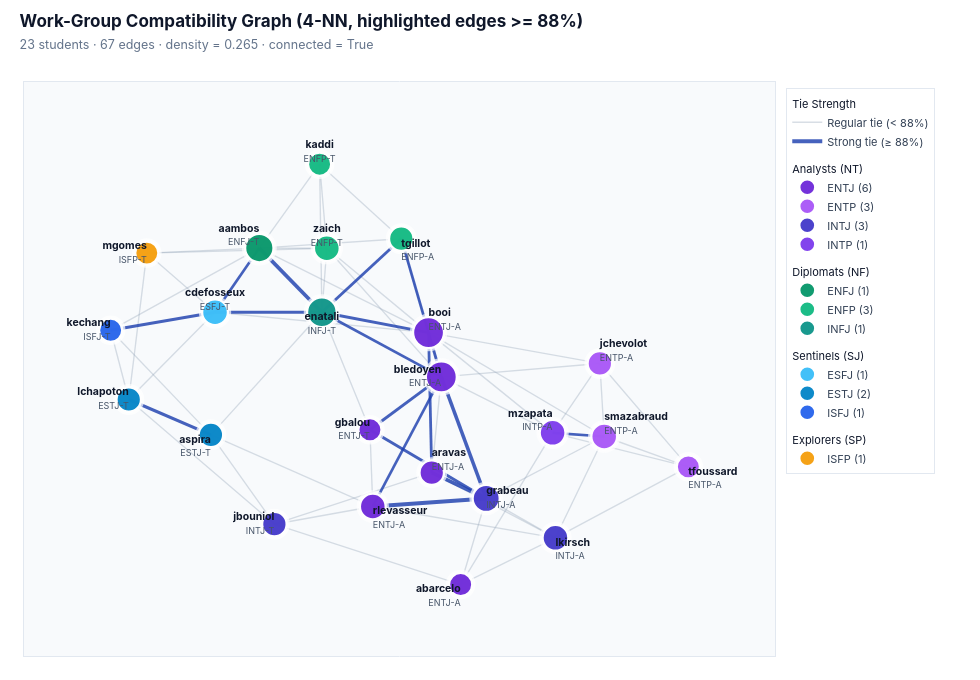

This figure's notebook cell:
### Markdown cell above
## 3. Work-Group Compatibility Graph

Pure similarity creates a very dense graph where almost everyone is linked, while pure opposition pairs profiles that may clash on organization and communication. 

To model realistic project teams, we define an ideal partner vector for each student across the 5 traits:
- **Energy (`E`)**: complementary (`1 - E`), balancing outspoken and quieter team members.
- **Mind (`N`) & Nature (`T`)**: aligned (`N`, `T`), so teammates process ideas and feedback in a compatible way.
- **Tactics (`J`) & Identity (`A`)**: averaged with `0.65` (`(x + 0.65) / 2`), slightly favoring structure and emotional steadiness under deadlines.

We average the normalized Euclidean distance in both directions to get a symmetric score, then build an undirected $k$-NN graph ($k = 4$).

### Code cell
def ideal_partner(x, anchor=0.65):
    return np.array([
        1.0 - x[0],             # E: complementary energy
        x[1],                   # N: aligned intuition/sensing
        x[2],                   # T: aligned thinking/feeling
        0.5 * (x[3] + anchor),  # J: pulled toward structure
        0.5 * (x[4] + anchor),  # A: pulled toward calm stability
    ])


X = df[traits].values
X_ideal = np.array([ideal_partner(row) for row in X])
n = len(students)

compat_matrix = np.zeros((n, n))
compat_pairs = []

for i in range(n):
    for j in range(i + 1, n):
        u, v = students[i], students[j]
        d_ab = np.linalg.norm(X[j] - X_ideal[i]) / np.sqrt(len(traits))
        d_ba = np.linalg.norm(X[i] - X_ideal[j]) / np.sqrt(len(traits))
        score = float(1.0 - 0.5 * (d_ab + d_ba))

        compat_matrix[i, j] = compat_matrix[j, i] = score
        compat_pairs.append({
            "Student A": u, "Type A": f"{df.loc[u, 'mbti']}{df.loc[u, 'variant']}",
            "Student B": v, "Type B": f"{df.loc[v, 'mbti']}{df.loc[v, 'variant']}",
            "Compatibility (%)": round(score * 100, 1),
        })

G_compat = G_base.copy()
k_neighbors = 4
for i, u in enumerate(students):
    top_idx = [j for j in np.argsort(compat_matrix[i])[::-1] if j != i][:k_neighbors]
    for j in top_idx:
        G_compat.add_edge(u, students[j], weight=compat_matrix[i, j])

compat_df = pd.DataFrame(compat_pairs).sort_values("Compatibility (%)", ascending=False).reset_index(drop=True)
deg = dict(G_compat.degree())
print(
    f"Compatibility graph ({k_neighbors}-NN): {G_compat.number_of_nodes()} nodes, "
    f"{G_compat.number_of_edges()} edges, density = {nx.density(G_compat):.2f}, "
    f"connected = {nx.is_connected(G_compat)}, degree range = [{min(deg.values())}, {max(deg.values())}]"
)
display(compat_df.head(15))

pos_compat = nx.spring_layout(G_compat, seed=42, k=0.9, iterations=150, weight="weight")
plot_network(
    G_compat,
    pos_compat,
    f"Work-Group Compatibility Graph ({k_neighbors}-NN, highlighted edges >= 88%)",
    highlight_above=0.88,
)

### Figure 1 — Plotly figure (JSON) as saved in the notebook; plotly's stock layout.template omitted (floating-point values rounded to 4 significant figures; data arrays with more than 128 entries replaced by an {"elided": "..."} marker saying what was removed)
{"data": [{"hoverinfo": "skip", "legendgroup": "Edges", "legendgrouptitle": {"text": "Tie Strength"}, "line": {"color": "rgba(148, 163, 184, 0.36)", "width": 1.35}, "mode": "lines", "name": "Regular tie (< 88%)", "type": "scatter", "x": {"elided": "147 float values"}, "y": {"elided": "147 float values"}}, {"hovertemplate": "<b>bledoyen ↔ rlevasseur</b><br>Compatibility: 88.2%<extra></extra>", "legendgroup": "Edges", "line": {"color": "rgba(30, 64, 175, 0.82)", "width": 2.645}, "mode": "lines", "name": "Strong tie (≥ 88%)", "showlegend": false, "type": "scatter", "x": [0.2026, -0.01868], "y": [0.04038, -0.4703]}, {"hovertemplate": "<b>aambos ↔ cdefosseux</b><br>Compatibility: 88.2%<extra></extra>", "legendgroup": "Edges", "line": {"color": "rgba(30, 64, 175, 0.82)", "width": 2.654}, "mode": "lines", "name": "Strong tie (≥ 88%)", "showlegend": false, "type": "scatter", "x": [-0.385, -0.5279], "y": [0.5481, 0.2952]}, {"hovertemplate": "<b>bledoyen ↔ enatali</b><br>Compatibility: 88.3%<extra></extra>", "legendgroup": "Edges", "line": {"color": "rgba(30, 64, 175, 0.82)", "width": 2.667}, "mode": "lines", "name": "Strong tie (≥ 88%)", "showlegend": false, "type": "scatter", "x": [0.2026, -0.183], "y": [0.04038, 0.2953]}, {"hovertemplate": "<b>booi ↔ tgillot</b><br>Compatibility: 88.6%<extra></extra>", "legendgroup": "Edges", "line": {"color": "rgba(30, 64, 175, 0.82)", "width": 2.751}, "mode": "lines", "name": "Strong tie (≥ 88%)", "showlegend": false, "type": "scatter", "x": [0.1613, 0.07331], "y": [0.215, 0.5851]}, {"hovertemplate": "<b>mzapata ↔ smazabraud</b><br>Compatibility: 88.6%<extra></extra>", "legendgroup": "Edges", "line": {"color": "rgba(30, 64, 175, 0.82)", "width": 2.754}, "mode": "lines", "name": "Strong tie (≥ 88%)", "showlegend": false, "type": "scatter", "x": [0.5618, 0.7284], "y": [-0.1802, -0.1945]}, {"hovertemplate": "<b>aravas ↔ booi</b><br>Compatibility: 88.7%<extra></extra>", "legendgroup": "Edges", "line": {"color": "rgba(30, 64, 175, 0.82)", "width": 2.783}, "mode": "lines", "name": "Strong tie (≥ 88%)", "showlegend": false, "type": "scatter", "x": [0.1716, 0.1613], "y": [-0.337, 0.215]}, {"hovertemplate": "<b>cdefosseux ↔ enatali</b><br>Compatibility: 88.7%<extra></extra>", "legendgroup": "Edges", "line": {"color": "rgba(30, 64, 175, 0.82)", "width": 2.793}, "mode": "lines", "name": "Strong tie (≥ 88%)", "showlegend": false, "type": "scatter", "x": [-0.5279, -0.183], "y": [0.2952, 0.2953]}, {"hovertemplate": "<b>bledoyen ↔ booi</b><br>Compatibility: 89.1%<extra></extra>", "legendgroup": "Edges", "line": {"color": "rgba(30, 64, 175, 0.82)", "width": 2.884}, "mode": "lines", "name": "Strong tie (≥ 88%)", "showlegend": false, "type": "scatter", "x": [0.2026, 0.1613], "y": [0.04038, 0.215]}, {"hovertemplate": "<b>enatali ↔ tgillot</b><br>Compatibility: 89.1%<extra></extra>", "legendgroup": "Edges", "line": {"color": "rgba(30, 64, 175, 0.82)", "width": 2.884}, "mode": "lines", "name": "Strong tie (≥ 88%)", "showlegend": false, "type": "scatter", "x": [-0.183, 0.07331], "y": [0.2953, 0.5851]}, {"hovertemplate": "<b>bledoyen ↔ gbalou</b><br>Compatibility: 89.1%<extra></extra>", "legendgroup": "Edges", "line": {"color": "rgba(30, 64, 175, 0.82)", "width": 2.885}, "mode": "lines", "name": "Strong tie (≥ 88%)", "showlegend": false, "type": "scatter", "x": [0.2026, -0.02789], "y": [0.04038, -0.168]}, {"hovertemplate": "<b>cdefosseux ↔ kechang</b><br>Compatibility: 89.1%<extra></extra>", "legendgroup": "Edges", "line": {"color": "rgba(30, 64, 175, 0.82)", "width": 2.898}, "mode": "lines", "name": "Strong tie (≥ 88%)", "showlegend": false, "type": "scatter", "x": [-0.5279, -0.8649], "y": [0.2952, 0.2241]}, {"hovertemplate": "<b>booi ↔ enatali</b><br>Compatibility: 89.2%<extra></extra>", "legendgroup": "Edges", "line": {"color": "rgba(30, 64, 175, 0.82)", "width": 2.92}, "mode": "lines", "name": "Strong tie (≥ 88%)", "showlegend": false, "type": "scatter", "x": [0.1613, -0.183], "y": [0.215, 0.2953]}, {"hovertemplate": "<b>gbalou ↔ grabeau</b><br>Compatibility: 89.3%<extra></extra>", "legendgroup": "Edges", "line": {"color": "rgba(30, 64, 175, 0.82)", "width": 2.941}, "mode": "lines", "name": "Strong tie (≥ 88%)", "showlegend": false, "type": "scatter", "x": [-0.02789, 0.3474], "y": [-0.168, -0.4387]}, {"hovertemplate": "<b>aspira ↔ lchapoton</b><br>Compatibility: 90.3%<extra></extra>", "legendgroup": "Edges", "line": {"color": "rgba(30, 64, 175, 0.82)", "width": 3.206}, "mode": "lines", "name": "Strong tie (≥ 88%)", "showlegend": false, "type": "scatter", "x": [-0.5412, -0.8065], "y": [-0.188, -0.04872]}, {"hovertemplate": "<b>bledoyen ↔ grabeau</b><br>Compatibility: 91.6%<extra></extra>", "legendgroup": "Edges", "line": {"color": "rgba(30, 64, 175, 0.82)", "width": 3.528}, "mode": "lines", "name": "Strong tie (≥ 88%)", "showlegend": false, "type": "scatter", "x": [0.2026, 0.3474], "y": [0.04038, -0.4387]}, {"hovertemplate": "<b>aambos ↔ enatali</b><br>Compatibility: 92.2%<extra></extra>", "legendgroup": "Edges", "line": {"color": "rgba(30, 64, 175, 0.82)", "width": 3.685}, "mode": "lines", "name": "Strong tie (≥ 88%)", "showlegend": false, "type": "scatter", "x": [-0.385, -0.183], "y": [0.5481, 0.2953]}, {"hovertemplate": "<b>aravas ↔ grabeau</b><br>Compatibility: 92.5%<extra></extra>", "legendgroup": "Edges", "line": {"color": "rgba(30, 64, 175, 0.82)", "width": 3.78}, "mode": "lines", "name": "Strong tie (≥ 88%)", "showlegend": false, "type": "scatter", "x": [0.1716, 0.3474], "y": [-0.337, -0.4387]}, {"hovertemplate": "<b>grabeau ↔ rlevasseur</b><br>Compatibility: 93.8%<extra></extra>", "legendgroup": "Edges", "line": {"color": "rgba(30, 64, 175, 0.82)", "width": 4.1}, "mode": "lines", "name": "Strong tie (≥ 88%)", "showlegend": true, "type": "scatter", "x": [0.3474, -0.01868], "y": [-0.4387, -0.4703]}, {"hoverinfo": "skip", "marker": {"color": "#FFFFFF", "line": {"width": 0}, "size": [34.9, 29.7, 31.0, 31.0, 37.5, 37.5, 32.3, 36.2, 29.7, 33.6, 31.0, 31.0, 29.7, 29.7, 31.0, 32.3, 29.7, 32.3, 32.3, 32.3, 29.7, 31.0, 32.3]}, "mode": "markers", "showlegend": false, "type": "scatter", "x": [-0.385, 0.265, 0.1716, -0.5412, 0.2026, 0.1613, -0.5279, -0.183, -0.02789, 0.3474, -0.3363, 0.7144, -0.1903, -0.8649, -0.8065, 0.571, -0.7482, 0.5618, -0.01868, 0.7284, 1.0, 0.07331, -0.167], "y": [0.5481, -0.778, -0.337, -0.188, 0.04038, 0.215, 0.2952, 0.2953, -0.168, -0.4387, -0.5402, 0.09338, 0.8789, 0.2241, -0.04872, -0.5939, 0.5283, -0.1802, -0.4703, -0.1945, -0.314, 0.5851, 0.5476]}, {"customdata": ["<b>abarcelo</b> · ENTJ-A<br>Degree: <b>4</b> · Strength: <b>3.00</b><br><span style='color:#64748B'>E 100% · N 63% · T 86% · J 78% · A 99%</span>", "<b>aravas</b> · ENTJ-A<br>Degree: <b>5</b> · Strength: <b>4.39</b><br><span style='color:#64748B'>E 67% · N 61% · T 67% · J 67% · A 71%</span>", "<b>bledoyen</b> · ENTJ-A<br>Degree: <b>10</b> · Strength: <b>8.75</b><br><span style='color:#64748B'>E 51% · N 73% · T 69% · J 54% · A 51%</span>", "<b>booi</b> · ENTJ-A<br>Degree: <b>10</b> · Strength: <b>8.70</b><br><span style='color:#64748B'>E 52% · N 61% · T 54% · J 54% · A 69%</span>", "<b>gbalou</b> · ENTJ-T<br>Degree: <b>4</b> · Strength: <b>3.49</b><br><span style='color:#64748B'>E 65% · N 85% · T 63% · J 67% · A 49%</span>", "<b>rlevasseur</b> · ENTJ-A<br>Degree: <b>6</b> · Strength: <b>5.21</b><br><span style='color:#64748B'>E 61% · N 67% · T 69% · J 83% · A 54%</span>"], "hovertemplate": "%{customdata}<extra></extra>", "legendgroup": "Analysts (NT)", "legendgrouptitle": {"text": "Analysts (NT)"}, "marker": {"color": "#6D28D9", "line": {"color": "#FFFFFF", "width": 2.3}, "opacity": 0.95, "size": [23.2, 24.5, 31.0, 31.0, 23.2, 25.8]}, "mode": "markers", "name": "ENTJ (6)", "type": "scatter", "x": [0.265, 0.1716, 0.2026, 0.1613, -0.02789, -0.01868], "y": [-0.778, -0.337, 0.04038, 0.215, -0.168, -0.4703]}, {"customdata": ["<b>jchevolot</b> · ENTP-A<br>Degree: <b>5</b> · Strength: <b>4.26</b><br><span style='color:#64748B'>E 51% · N 54% · T 76% · J 33% · A 53%</span>", "<b>smazabraud</b> · ENTP-A<br>Degree: <b>6</b> · Strength: <b>5.10</b><br><span style='color:#64748B'>E 65% · N 56% · T 72% · J 40% · A 85%</span>", "<b>tfoussard</b> · ENTP-A<br>Degree: <b>4</b> · Strength: <b>3.27</b><br><span style='color:#64748B'>E 60% · N 63% · T 99% · J 22% · A 83%</span>"], "hovertemplate": "%{customdata}<extra></extra>", "legendgroup": "Analysts (NT)", "marker": {"color": "#A855F7", "line": {"color": "#FFFFFF", "width": 2.3}, "opacity": 0.95, "size": [24.5, 25.8, 23.2]}, "mode": "markers", "name": "ENTP (3)", "type": "scatter", "x": [0.7144, 0.7284, 1.0], "y": [0.09338, -0.1945, -0.314]}, {"customdata": ["<b>grabeau</b> · INTJ-A<br>Degree: <b>7</b> · Strength: <b>6.14</b><br><span style='color:#64748B'>E 43% · N 70% · T 74% · J 72% · A 64%</span>", "<b>jbouniol</b> · INTJ-T<br>Degree: <b>5</b> · Strength: <b>4.14</b><br><span style='color:#64748B'>E 18% · N 58% · T 69% · J 92% · A 42%</span>", "<b>lkirsch</b> · INTJ-A<br>Degree: <b>6</b> · Strength: <b>4.94</b><br><span style='color:#64748B'>E 49% · N 54% · T 90% · J 69% · A 92%</span>"], "hovertemplate": "%{customdata}<extra></extra>", "legendgroup": "Analysts (NT)", "marker": {"color": "#4338CA", "line": {"color": "#FFFFFF", "width": 2.3}, "opacity": 0.95, "size": [27.1, 24.5, 25.8]}, "mode": "markers", "name": "INTJ (3)", "type": "scatter", "x": [0.3474, -0.3363, 0.571], "y": [-0.4387, -0.5402, -0.5939]}, {"customdata": ["<b>mzapata</b> · INTP-A<br>Degree: <b>6</b> · Strength: <b>4.98</b><br><span style='color:#64748B'>E 46% · N 64% · T 69% · J 24% · A 83%</span>"], "hovertemplate": "%{customdata}<extra></extra>", "legendgroup": "Analysts (NT)", "marker": {"color": "#7C3AED", "line": {"color": "#FFFFFF", "width": 2.3}, "opacity": 0.95, "size": [25.8]}, "mode": "markers", "name": "INTP (1)", "type": "scatter", "x": [0.5618], "y": [-0.1802]}, {"customdata": ["<b>aambos</b> · ENFJ-T<br>Degree: <b>8</b> · Strength: <b>6.85</b><br><span style='color:#64748B'>E 56% · N 64% · T 40% · J 53% · A 36%</span>"], "hovertemplate": "%{customdata}<extra></extra>", "legendgroup": "Diplomats (NF)", "legendgrouptitle": {"text": "Diplomats (NF)"}, "marker": {"color": "#059669", "line": {"color": "#FFFFFF", "width": 2.3}, "opacity": 0.95, "size": [28.4]}, "mode": "markers", "name": "ENFJ (1)", "type": "scatter", "x": [-0.385], "y": [0.5481]}, {"customdata": ["<b>kaddi</b> · ENFP-T<br>Degree: <b>4</b> · Strength: <b>3.14</b><br><span style='color:#64748B'>E 53% · N 86% · T 22% · J 42% · A 12%</span>", "<b>tgillot</b> · ENFP-A<br>Degree: <b>5</b> · Strength: <b>4.27</b><br><span style='color:#64748B'>E 65% · N 71% · T 49% · J 42% · A 56%</span>", "<b>zaich</b> · ENFP-T<br>Degree: <b>6</b> · Strength: <b>4.92</b><br><span style='color:#64748B'>E 78% · N 70% · T 49% · J 43% · A 44%</span>"], "hovertemplate": "%{customdata}<extra></extra>", "legendgroup": "Diplomats (NF)", "marker": {"color": "#10B981", "line": {"color": "#FFFFFF", "width": 2.3}, "opacity": 0.95, "size": [23.2, 24.5, 25.8]}, "mode": "markers", "name": "ENFP (3)", "type": "scatter", "x": [-0.1903, 0.07331, -0.167], "y": [0.8789, 0.5851, 0.5476]}, {"customdata": ["<b>enatali</b> · INFJ-T<br>Degree: <b>9</b> · Strength: <b>7.85</b><br><span style='color:#64748B'>E 46% · N 64% · T 49% · J 57% · A 39%</span>"], "hovertemplate": "%{customdata}<extra></extra>", "legendgroup": "Diplomats (NF)", "marker": {"color": "#0D9488", "line": {"color": "#FFFFFF", "width": 2.3}, "opacity": 0.95, "size": [29.7]}, "mode": "markers", "name": "INFJ (1)", "type": "scatter", "x": [-0.183], "y": [0.2953]}, {"customdata": ["<b>cdefosseux</b> · ESFJ-T<br>Degree: <b>6</b> · Strength: <b>5.25</b><br><span style='color:#64748B'>E 54% · N 45% · T 39% · J 57% · A 49%</span>"], "hovertemplate": "%{customdata}<extra></extra>", "legendgroup": "Sentinels (SJ)", "legendgrouptitle": {"text": "Sentinels (SJ)"}, "marker": {"color": "#38BDF8", "line": {"color": "#FFFFFF", "width": 2.3}, "opacity": 0.95, "size": [25.8]}, "mode": "markers", "name": "ESFJ (1)", "type": "scatter", "x": [-0.5279], "y": [0.2952]}, {"customdata": ["<b>aspira</b> · ESTJ-T<br>Degree: <b>5</b> · Strength: <b>4.30</b><br><span style='color:#64748B'>E 51% · N 46% · T 64% · J 81% · A 33%</span>", "<b>lchapoton</b> · ESTJ-T<br>Degree: <b>5</b> · Strength: <b>4.28</b><br><span style='color:#64748B'>E 58% · N 35% · T 65% · J 75% · A 43%</span>"], "hovertemplate": "%{customdata}<extra></extra>", "legendgroup": "Sentinels (SJ)", "marker": {"color": "#0284C7", "line": {"color": "#FFFFFF", "width": 2.3}, "opacity": 0.95, "size": [24.5, 24.5]}, "mode": "markers", "name": "ESTJ (2)", "type": "scatter", "x": [-0.5412, -0.8065], "y": [-0.188, -0.04872]}, {"customdata": ["<b>kechang</b> · ISFJ-T<br>Degree: <b>4</b> · Strength: <b>3.48</b><br><span style='color:#64748B'>E 36% · N 43% · T 43% · J 76% · A 32%</span>"], "hovertemplate": "%{customdata}<extra></extra>", "legendgroup": "Sentinels (SJ)", "marker": {"color": "#2563EB", "line": {"color": "#FFFFFF", "width": 2.3}, "opacity": 0.95, "size": [23.2]}, "mode": "markers", "name": "ISFJ (1)", "type": "scatter", "x": [-0.8649], "y": [0.2241]}, {"customdata": ["<b>mgomes</b> · ISFP-T<br>Degree: <b>4</b> · Strength: <b>3.35</b><br><span style='color:#64748B'>E 31% · N 36% · T 47% · J 39% · A 31%</span>"], "hovertemplate": "%{customdata}<extra></extra>", "legendgroup": "Explorers (SP)", "legendgrouptitle": {"text": "Explorers (SP)"}, "marker": {"color": "#F59E0B", "line": {"color": "#FFFFFF", "width": 2.3}, "opacity": 0.95, "size": [23.2]}, "mode": "markers", "name": "ISFP (1)", "type": "scatter", "x": [-0.7482], "y": [0.5283]}, {"hoverinfo": "skip", "mode": "text", "showlegend": false, "text": ["<b>aambos</b><br><span style='font-size:9px;color:#475569'>ENFJ-T</span>", "<b>abarcelo</b><br><span style='font-size:9px;color:#475569'>ENTJ-A</span>", "<b>aravas</b><br><span style='font-size:9px;color:#475569'>ENTJ-A</span>", "<b>aspira</b><br><span style='font-size:9px;color:#475569'>ESTJ-T</span>", "<b>bledoyen</b><br><span style='font-size:9px;color:#475569'>ENTJ-A</span>", "<b>booi</b><br><span style='font-size:9px;color:#475569'>ENTJ-A</span>", "<b>cdefosseux</b><br><span style='font-size:9px;color:#475569'>ESFJ-T</span>", "<b>enatali</b><br><span style='font-size:9px;color:#475569'>INFJ-T</span>", "<b>gbalou</b><br><span style='font-size:9px;color:#475569'>ENTJ-T</span>", "<b>grabeau</b><br><span style='font-size:9px;color:#475569'>INTJ-A</span>", "<b>jbouniol</b><br><span style='font-size:9px;color:#475569'>INTJ-T</span>", "<b>jchevolot</b><br><span style='font-size:9px;color:#475569'>ENTP-A</span>", "<b>kaddi</b><br><span style='font-size:9px;color:#475569'>ENFP-T</span>", "<b>kechang</b><br><span style='font-size:9px;color:#475569'>ISFJ-T</span>", "<b>lchapoton</b><br><span style='font-size:9px;color:#475569'>ESTJ-T</span>", "<b>lkirsch</b><br><span style='font-size:9px;color:#475569'>INTJ-A</span>", "<b>mgomes</b><br><span style='font-size:9px;color:#475569'>ISFP-T</span>", "<b>mzapata</b><br><span style='font-size:9px;color:#475569'>INTP-A</span>", "<b>rlevasseur</b><br><span style='font-size:9px;color:#475569'>ENTJ-A</span>", "<b>smazabraud</b><br><span style='font-size:9px;color:#475569'>ENTP-A</span>", "<b>tfoussard</b><br><span style='font-size:9px;color:#475569'>ENTP-A</span>", "<b>tgillot</b><br><span style='font-size:9px;color:#475569'>ENFP-A</span>", "<b>zaich</b><br><span style='font-size:9px;color:#475569'>ENFP-T</span>"], "textfont": {"color": "#0F172A", "family": "Inter, -apple-system, BlinkMacSystemFont, sans-serif", "size": 10.5}, "textposition": ["top left", "bottom left", "top right", "bottom left", "middle left", "top right", "top center", "bottom center", "middle left", "middle right", "middle left", "top right", "top center", "middle left", "middle left", "bottom right", "middle left", "top left", "bottom right", "top right", "bottom right", "bottom right", "top center"], "type": "scatter", "x": [-0.385, 0.265, 0.1716, -0.5412, 0.2026, 0.1613, -0.5279, -0.183, -0.02789, 0.3474, -0.3363, 0.7144, -0.1903, -0.8649, -0.8065, 0.571, -0.7482, 0.5618, -0.01868, 0.7284, 1.0, 0.07331, -0.167], "y": [0.5481, -0.778, -0.337, -0.188, 0.04038, 0.215, 0.2952, 0.2953, -0.168, -0.4387, -0.5402, 0.09338, 0.8789, 0.2241, -0.04872, -0.5939, 0.5283, -0.1802, -0.4703, -0.1945, -0.314, 0.5851, 0.5476]}], "layout": {"font": {"color": "#1E293B", "family": "Inter, -apple-system, BlinkMacSystemFont, sans-serif"}, "height": 680, "hoverlabel": {"bgcolor": "#FFFFFF", "bordercolor": "#CBD5E1", "font": {"color": "#0F172A", "family": "Inter, -apple-system, sans-serif", "size": 12}}, "legend": {"bgcolor": "rgba(255,255,255,0.94)", "bordercolor": "#E2E8F0", "borderwidth": 1, "font": {"color": "#334155", "size": 11}, "grouptitlefont": {"color": "#0F172A", "family": "Inter, sans-serif", "size": 11}, "tracegroupgap": 8, "x": 1.015, "xanchor": "left", "y": 0.99, "yanchor": "top"}, "margin": {"b": 24, "l": 24, "r": 205, "t": 82}, "paper_bgcolor": "#FFFFFF", "plot_bgcolor": "#F8FAFC", "title": {"font": {"color": "#0F172A", "family": "Inter, -apple-system, BlinkMacSystemFont, sans-serif", "size": 17}, "text": "<b>Work-Group Compatibility Graph (4-NN, highlighted edges >= 88%)</b><br><span style='font-size:12.5px;color:#64748B;font-weight:400'>23 students · 67 edges · density = 0.265 · connected = True</span>", "x": 0.02, "xanchor": "left", "y": 0.96, "yanchor": "top"}, "width": 980, "xaxis": {"linecolor": "#E2E8F0", "linewidth": 1, "mirror": true, "range": [-1.145, 1.28], "showgrid": false, "showticklabels": false, "zeroline": false}, "yaxis": {"linecolor": "#E2E8F0", "linewidth": 1, "mirror": true, "range": [-1.06, 1.203], "showgrid": false, "showticklabels": false, "zeroline": false}}}
